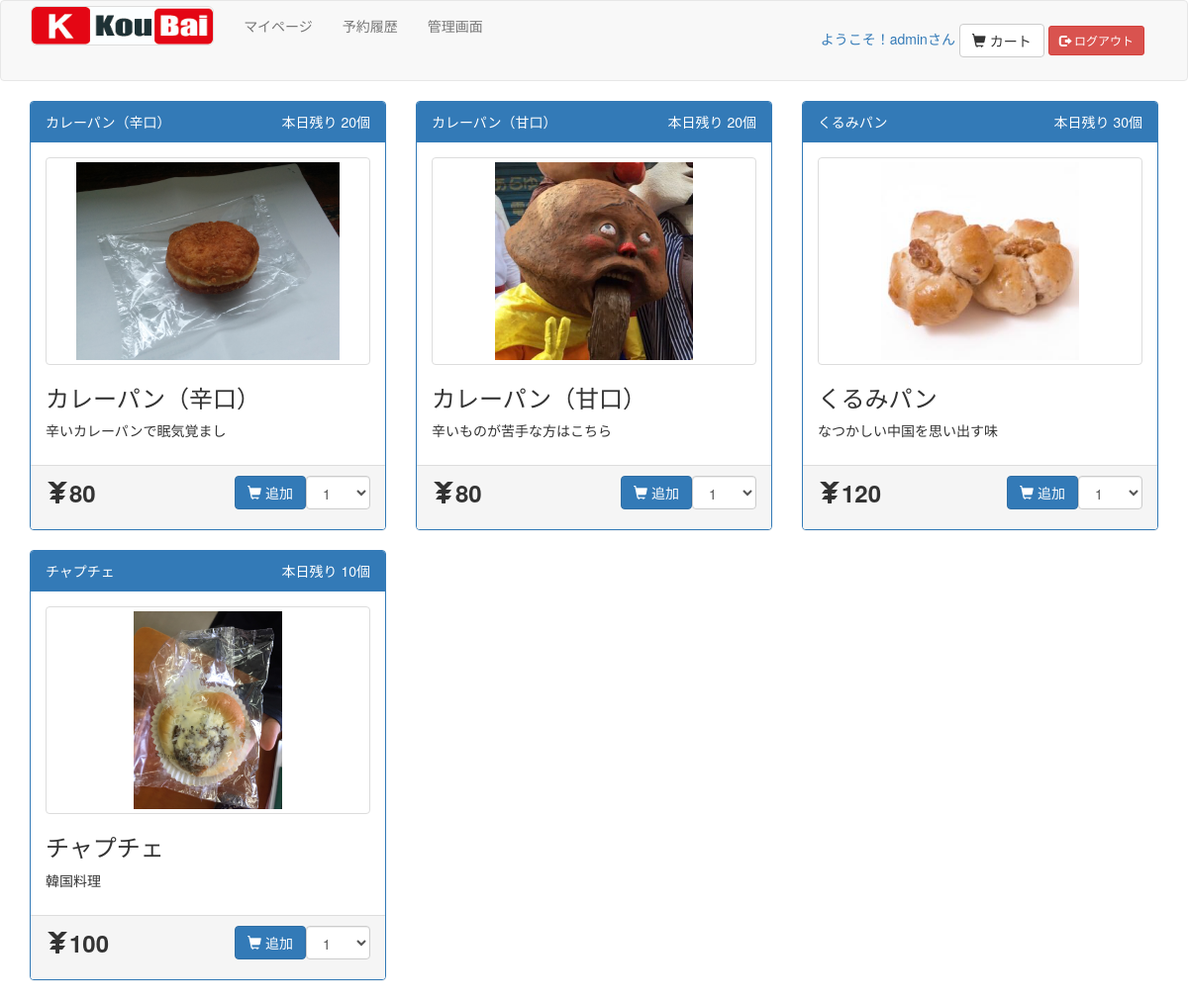
The app's page /mypage/products_list.php?cat=1 (signed in) with its own data.
### tables this page shows
CREATE TABLE IF NOT EXISTS `products` (
  `id` int(255) NOT NULL AUTO_INCREMENT,
  `name` varchar(255) NOT NULL,
  `value` int(255) NOT NULL,
  `dis_day` int(255) NOT NULL,
  `dis_value` int(255) NOT NULL,
  `day_limit` int(255) NOT NULL,
  `status` int(255) NOT NULL,
  `category` int(255) NOT NULL,
  `comment` varchar(255) NOT NULL,
  PRIMARY KEY (`id`),
  KEY `id` (`id`)
);

### mypage/products_list.php (the view, shortened to what this page needs)
<?php
	require("../head.php");
	output("商品ページ");
	$cat = $_GET['cat'];
?>
<?php
	$result = mysqli_query($link,"SELECT * FROM `products` WHERE `category` = '$cat'");
	echo "<div class=\"container\">";
	echo "<div class=\"row\">";
	if (isset($result)){
	  while ($row = mysqli_fetch_assoc($result)){
			$name = $row['name'];
			$comment = $row['comment'];
			$id = $row['id'];
			$value = $row['value'];
			if($get_contents = @file_get_contents("../imgs/".$row['id'].".jpg")){
				$img = "../imgs/".$row['id'].".jpg";
			}elseif($get_contents = @file_get_contents("../imgs/".$row['id'].".png")){
				$img = "../imgs/".$row['id'].".png";
			}elseif($get_contents = @file_get_contents("../imgs/".$row['id'].".gif")){
				$img = "../imgs/".$row['id'].".gif";
			}else{
				$img = "../imgs/not_found.jpg";
			}
			ProductCard("$name","$comment","$id","$img","$value");
		}
	}else{
		echo "a";
	}
  echo "</div>";
	echo "</div>";
function DayLimit($product_id){
		require("../connect_db.php");
		$result = mysqli_query($link,"SELECT day_limit FROM `products` WHERE `id` = '$product_id'");
		$row = mysqli_fetch_assoc($result);
		$day_limit = $row['day_limit'];
		$today = date("Y-m-d");
		$result = mysqli_query($link,"SELECT * FROM `yoyaku` WHERE `date` BETWEEN '$today 00:00:00' AND '$today 23:59:59' AND `product`= $product_id");
		$today_quantity = 0;
		$remaining = $day_limit - $today_quantity;
		return $remaining;
}
function ProductCard($name,$comment,$id,$img,$value){
		$weekno = date('w');
		require("../connect_db.php");
		$result = mysqli_query($link,"SELECT id,name,value,dis_day,dis_value FROM products WHERE id = '$id'");
		$row = mysqli_fetch_array($result);
		if ($row[3] == $weekno) {
			$display = "<br><b>（本日".$row[4]."円引き！）</b>";
			$row[2] = $row[2]-$row[4];
			$value = "<font size=\"5\" color=\"#FF0000\">".$row[2]."</font>";
		} else {
			$display = "";
		};
		$daylimit = DayLimit($id);
	  echo <<<EOM
		<form action="cart.php" method="post">
		<div class="col-md-4">
	  <div class="panel panel-primary">
	  <div class="panel-heading"><div style="float:left;">$name</div><div style="text-align:right;">本日残り {$daylimit}個</div></div>
	  <div class="panel-body">
	    <div class="thumbnail">
	      <img src="$img">
	    </div>
	    <h3>$name</h3>
	    <p>{$comment}{$display}</p>
	  </div>
	  <div class="panel-footer">
			<div style="float:left;"><font size="5"><b><span class="glyphicon glyphicon-yen aria-hidden="true"></span>$value</b></font></div>
			<div class="pull-right">
			<select name="{$id}" class="form-control" style="width: 65px">
			<optgroup>
EOM;
			if(!$daylimit==0){
				if($daylimit<5){
					for($i=1; $i<=$daylimit; $i++){
						echo "<option value=\"".$i."\">".$i."</option>";
					}
				}else{
					for($i=1; $i<=5; $i++){
						echo "<option value=\"".$i."\">".$i."</option>";
					}
				}
				echo <<<EOM
				<optgroup>
				</select></div>
				<div style="text-align:right;">
				<button type="submit" name="add" value="{$id}" class="btn btn-primary"><span class="glyphicon glyphicon-shopping-cart" aria-hidden="true"></span> 追加</button></p></font>
				</div>
EOM;
			}
			echo <<<EOM
			</div>
		</div>
	  </div>
EOM;
	}
?>

### head.php (shortened to what this page needs)
<?php
function output($title){
    $uri_root = preg_replace('/(.*kobai-sys\/).*/i', '${1}', $_SERVER["REQUEST_URI"]);
    echo <<<EOM
      <!DOCTYPE html>
      <meta charset="utf-8">
      <meta http-equiv="Content-Type" content="text/html; charset=UTF-8">
      <meta name="viewport" content="width=device-width, initial-scale=1">
      <html lang = "ja">
      <head>
        <title> $title </title>
        <link rel="stylesheet" href="//maxcdn.bootstrapcdn.com/bootstrap/3.3.7/css/bootstrap.min.css">
        <link rel="stylesheet" href="https://cdn.datatables.net/1.10.16/css/dataTables.bootstrap.min.css">
        <link rel="stylesheet" href="https://cdn.datatables.net/responsive/2.2.0/css/responsive.bootstrap.min.css">
        <script src="https://ajax.googleapis.com/ajax/libs/jquery/3.2.1/jquery.min.js"></script>
        <script src="https://cdn.datatables.net/1.10.16/js/jquery.dataTables.min.js"></script>
        <script src="https://cdn.datatables.net/1.10.16/js/dataTables.bootstrap.min.js"></script>
        <script src="https://maxcdn.bootstrapcdn.com/bootstrap/3.3.7/js/bootstrap.min.js"></script>
        <script src="https://cdn.datatables.net/responsive/2.2.0/js/dataTables.responsive.min.js"></script>
        <script src="https://cdn.datatables.net/responsive/2.2.0/js/responsive.bootstrap.min.js"></script>
        <script src="https://cdnjs.cloudflare.com/ajax/libs/bootstrap-datepicker/1.7.1/js/bootstrap-datepicker.min.js"></script>
        <script src="https://cdnjs.cloudflare.com/ajax/libs/bootstrap-datepicker/1.7.1/locales/bootstrap-datepicker.ja.min.js"></script>
        <link rel="stylesheet" href="https://cdnjs.cloudflare.com/ajax/libs/bootstrap-datepicker/1.7.1/css/bootstrap-datepicker3.min.css" />
      </head>
    <body>
      <nav class="navbar navbar-default">
      <div class="container-fluid">
        <div class="container">
          <div class="navbar-header">
          <button type="button" class="navbar-toggle" data-toggle="collapse" data-target="#Navbar">
            <span class="glyphicon glyphicon-triangle-bottom"></span>
          </button>
<style>
.navbar-brand .img-rounded { width:auto; height:40px; border:1px solid #ddd; margin-top:-10px; }
</style>
EOM;
if(isset($_SESSION['sid'])){
echo "<a class=\"navbar-brand\" href=\"" . $uri_root . "mypage/\">";
}else{
echo "<a class=\"navbar-brand\" href=\"" . $uri_root . "/\">";
}
echo <<<EOM
	</a>
          </div>
          <div class="collapse navbar-collapse" id="Navbar">
          <ul class="nav navbar-nav">
            <li class="active">
EOM;
	if (isset($_SESSION['sid'])){
            echo "<li><a href=\"" . $uri_root . "mypage/\">マイページ</a></li>";
            echo "<li><a href=\"" . $uri_root . "mypage/history.php\">予約履歴</a></li>";
	}else{
		echo "<li><a href=\"" . $uri_root . "mypage/login.php\">ログイン</a></li>";
		echo "<li><a href=\"" . $uri_root . "mypage/regist_form.php\">新規登録</a></li>";
	}
          echo "<li><a href=\"" . $uri_root . "console\">管理画面</a></li>";
          echo <<<EOM
          </ul>
          <ul class="nav navbar-nav navbar-right">
EOM;
          if (isset($_SESSION['sid'])){
            echo "<a href=\"" . $uri_root . "mypage\"><p class=\"navbar-text\">ようこそ！".$_SESSION['sid']."さん</a> ";
            echo "<a class=\"btn btn-default navbar-btn\" href=\"" . $uri_root . "mypage/cart.php\"><span class=\"glyphicon glyphicon-shopping-cart\" aria-hidden=\"true\"></span> カート</a> ";
            echo "<a class=\"btn btn-danger navbar-btn btn-sm\" href=\"" . $uri_root . "mypage/login.php?err=logout\"><span class=\"glyphicon glyphicon-log-out\" aria-hidden=\"true\"></span> ログアウト</a>";
          }else {
            echo "<li><a href=\"" . $uri_root . "mypage/regist_form.php\"><span class=\"glyphicon glyphicon-user\"></span> 登録</a></li>";
            echo "<li><a href=\"" . $uri_root . "mypage/login.php\"><span class=\"glyphicon glyphicon-log-in\"></span> ログイン</a></li>";
          }
          echo <<<EOM
          </ul>
        </div>
        </div>
      </nav>
EOM;
}

### mypage/products_list.php (style rules this page uses)
img { max-height: 200px; }

### records on screen
products: name "カレーパン（辛口）", daylimit "20", shows a picture, comment "辛いカレーパンで眠気覚まし", value "80", id+day_limit "1"
products: name "カレーパン（甘口）", daylimit "20", shows a picture, comment "辛いものが苦手な方はこちら", value "80", id+day_limit "1"
products: name "くるみパン", daylimit "30", shows a picture, comment "なつかしい中国を思い出す味", value "120", id+day_limit "1"
products: name "チャプチェ", daylimit "10", shows a picture, comment "韓国料理", value "100", id+day_limit "1"

### other values on screen
$_SESSION['sid'] "admin"
